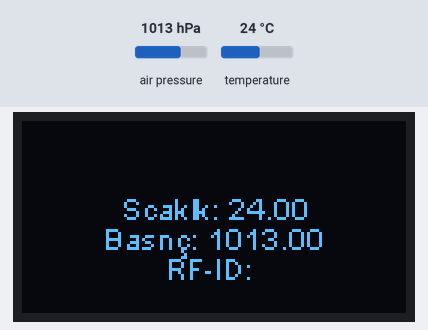
This sketch was run on a simulated ESP32. Parts: 128×64 one-colour display. The inputs (shaded band) are chosen by the test bench; at power-on: air pressure 1013 hPa, temperature 24 °C. WiFi joins after 1.5 s; servers stay silent unless stated; uploads are accepted with an empty reply; what the sketch prints to the serial monitor is not drawn.

Above: at 1.7 s.
1.8 s: air pressure set to 952 hPa
At 9.7 s:
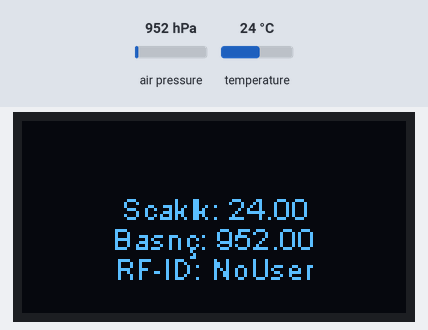
9.9 s: temperature set to 12 °C
At 18.4 s:
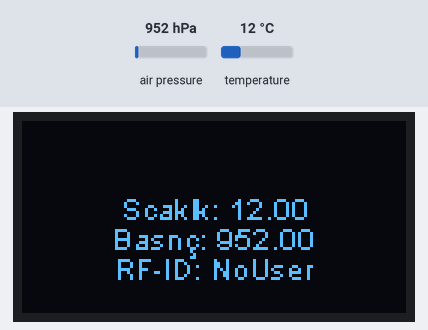
26.1 s: air pressure set to 975 hPa
At 34.0 s:
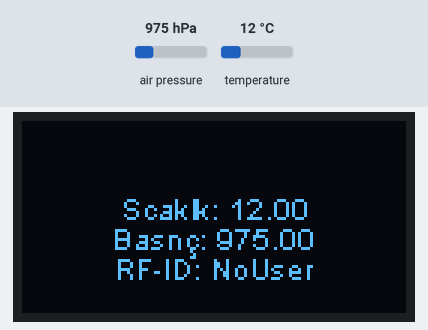
34.2 s: temperature set to 19 °C
Timing chart, 0 to 37.2 s (numbered marks = the images above; inputs shaded):
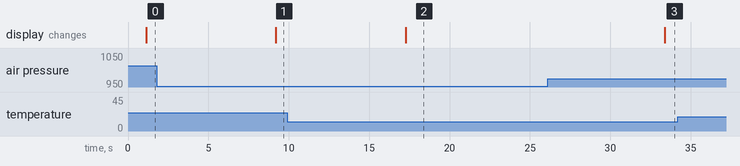

The sketch:

esp32.ino
```cpp
//library part
#include <Wire.h>
#include "SSD1306Wire.h"
#include <SFE_BMP180.h>
#include <SPI.h>
#include <MFRC522.h>
#include <WiFi.h>

//define part
#define SS_PIN  26  /*Slave Select Pin*/
#define RST_PIN 25  /*Reset Pin for RC522*/
#define LED_G   12   /*Pin 8 for LED*/
#define DEMO_DURATION 3000

//library variables part
MFRC522 mfrc522(SS_PIN, RST_PIN);   /*Create MFRC522 initialized*/
SFE_BMP180 bmp180;
SSD1306Wire display(0x3c, SDA, SCL);

//variables part
String deneme;
int demoMode = 0;
int counter = 1;
double T, P;  // Sıcaklık ve basınç değişkenleri
typedef void (*Demo)(void);
String rfUser = "";

//web connection
const char* ssid     = "Fatih-Bedirhan";
const char* password = "Fatbed2020";
const char* host = "192.168.1.106";

void setup() {
  //starting serial communication
  Serial.begin(115200);

  //starting rf id
  SPI.begin();
  mfrc522.PCD_Init();
  bmp180.begin();
  WiFi.begin(ssid, password);

  //starting screen
  display.init();
  display.flipScreenVertically();
  display.setFont(ArialMT_Plain_10);
}

void loop() {
  //looping all the function
  bmp();
  ekranYazma();
  rf();
  delay(200);

  //checking connection
  WiFiClient client;
  const int httpPort = 80;

  if (!client.connect(host, httpPort))
  {
    Serial.println("connection failed");
    return;
  }

  //If anyone logg in the system, rfUser value will be default.
  if(rfUser = "")
  {
    rfUser = "NoUser";
  }

  //sending datas to server
  client.print(String("GET http://localhost/esp32/index.php?") +
                          ("temp=") + T +
                          ("&hum=") + P +
                          ("&rfCode=") + rfUser +
                          " HTTP/1.1\r\n" +
                 "Host: " + host + "\r\n" +
                 "Connection: close\r\n\r\n");
    unsigned long timeout = millis();
    while (client.available() == 0) {
        if (millis() - timeout > 1000) {
            Serial.println(">>> Client Timeout !");
            client.stop();
            return;
        }
    }

    // Read all the lines of the reply from server and print them to Serial
  while(client.available())
  {
    String line = client.readStringUntil('\r');
    Serial.print(line);
  }
  delay(5000);
}

//rf id part
void rf()
{
  //checking the card; if card is new, then going to first loop, else going second loop.
  if ( ! mfrc522.PICC_IsNewCardPresent())
  {
    return;
  }
  if ( ! mfrc522.PICC_ReadCardSerial())
  {
    return;
  }

  //printing bytes of card to string and after printing string to screen.
  String content = "";
  byte letter;
  for (byte i = 0; i < mfrc522.uid.size; i++)
  {
    content.concat(String(mfrc522.uid.uidByte[i] < 0x10 ? " 0" : " "));
    content.concat(String(mfrc522.uid.uidByte[i], HEX));
  }
  Serial.println(content.substring(1));
  rfUser = content.substring(1);
  delay(100);
}

//bmp180 part
void bmp()
{
  //starting temperature and after getting temperature data.
  bmp180.startTemperature();
  delay(10);
  bmp180.getTemperature(T);
  delay(10);

  //starting pressure and after getting pressure data with temperature data.
  bmp180.startPressure(3);
  delay(10);
  bmp180.getPressure(P, T);

  //printing computer and screen
  Serial.print("Basınç: ");
  Serial.print(P);
  Serial.println(" hPa");
  Serial.print("Sıcaklık: ");
  Serial.print(T);
  Serial.println(" C");
  display.setTextAlignment(TEXT_ALIGN_CENTER);
  display.drawString(64, 23, "Sıcaklık: " + String(T));
  display.drawString(64, 33, "Basınç: " + String(P));
  display.drawString(64, 43, "RF-ID: " + String(rfUser));
  delay(500);
}

//selecting texts to print screen
Demo demos[] = {bmp};
int demoLength = (sizeof(demos) / sizeof(Demo));
long timeSinceLastModeSwitch = 0;

//printing screen
void ekranYazma()
{
  display.clear();
  demos[demoMode]();
  display.display();
  delay(500);
}
```

Measured:
- after the input at 1.8 s, the display: changes after 7.4 s (image 1)
- after the input at 9.9 s, the display: changes after 7.4 s (image 2)
- after the input at 26.1 s, the display: changes after 7.3 s (image 3)
